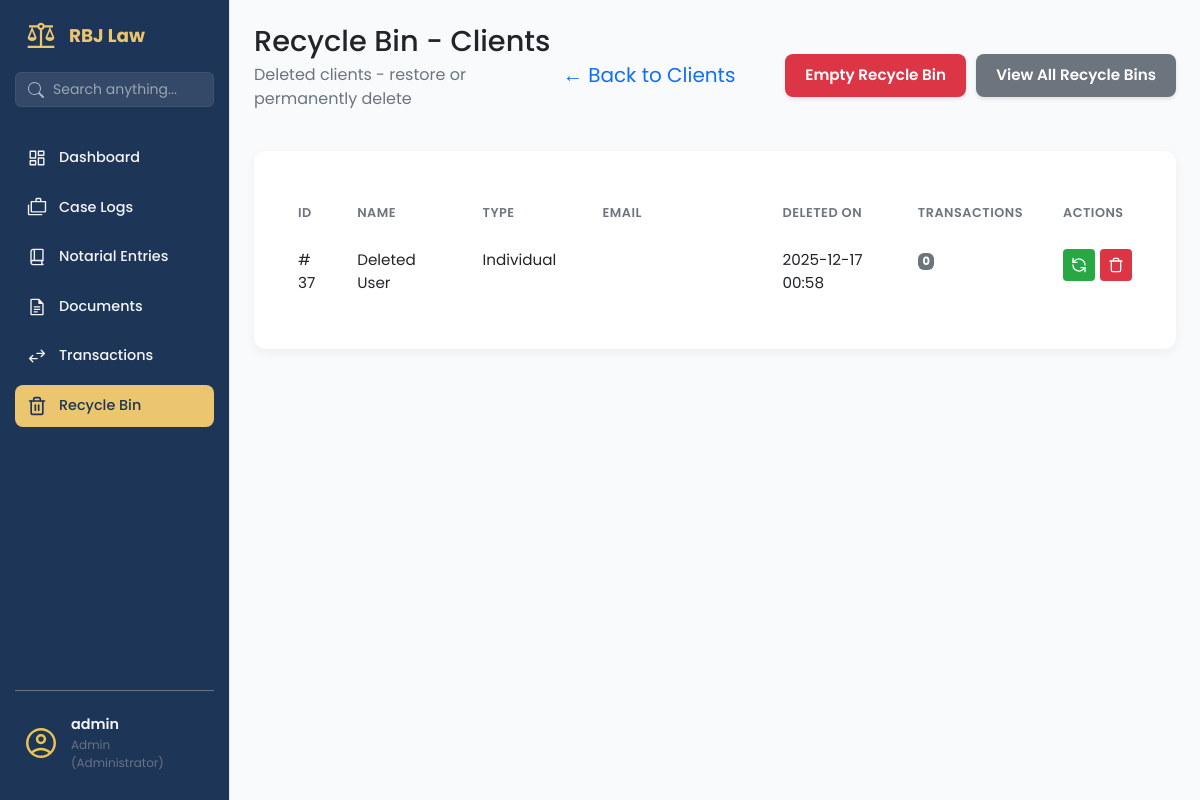
The page /clients/recycle-bin (signed in) on the database as committed earlier.
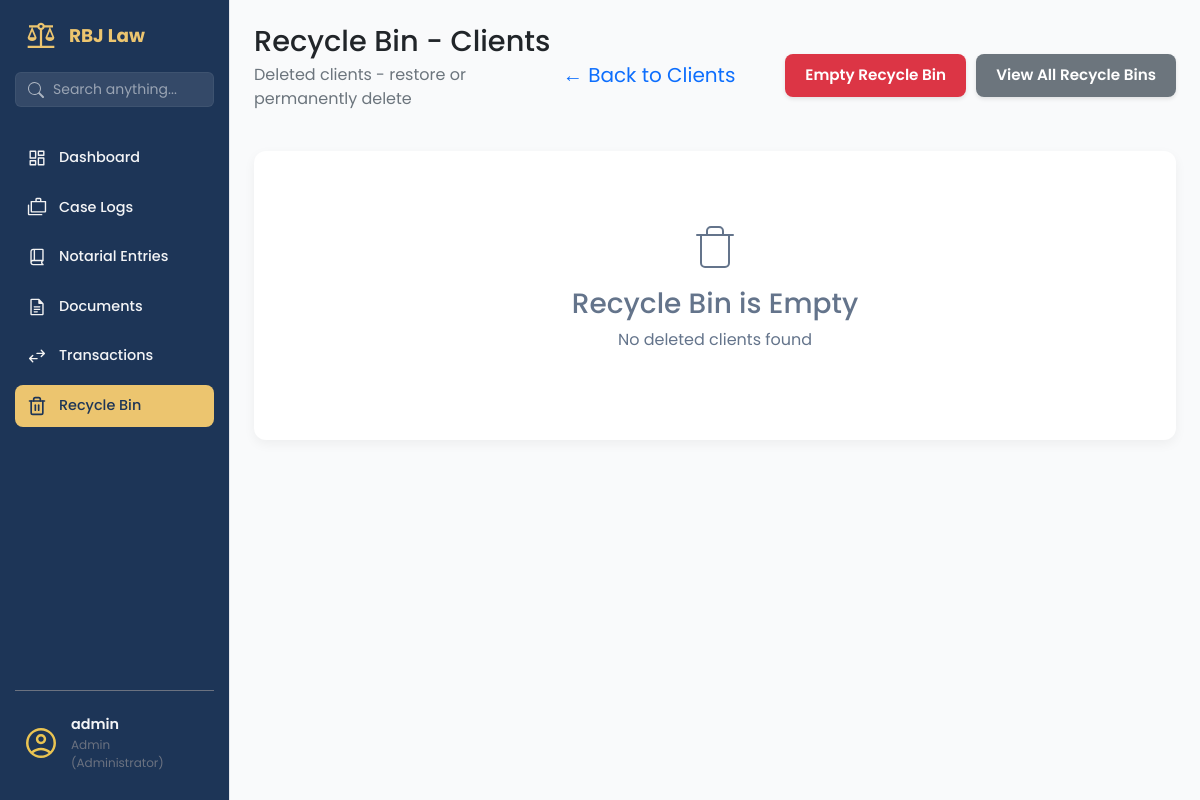
The same page on the database as committed later.
### app/models/client_mdl.py (models this page shows, shortened)
class Client(db.Model, SoftDeleteMixin):
    __tablename__ = 'clients'
    id = db.Column(db.Integer, primary_key=True)
    client_type = db.Column(db.String(20), default='individual', nullable=False)
    first_name = db.Column(db.String(100), nullable=True)
    middle_name = db.Column(db.String(100), nullable=True)
    last_name = db.Column(db.String(100), nullable=True)
    date_of_birth = db.Column(db.Date, nullable=True)
    company_name = db.Column(db.String(200), nullable=True)
    company_reg_number = db.Column(db.String(100), nullable=True) # SEC/DTI No.
    tax_identification_number = db.Column(db.String(50), nullable=True) # TIN
    designated_representative = db.Column(db.String(150), nullable=True) # Contact Person
    street_address = db.Column(db.String(255), nullable=True) # House No, Street, Subd
    barangay = db.Column(db.String(100), nullable=True)
    city = db.Column(db.String(100), nullable=True)
    province = db.Column(db.String(100), nullable=True)
    zip_code = db.Column(db.String(10), nullable=True)
    email = db.Column(db.String(120), nullable=False) # Unique identifier
    phone = db.Column(db.String(50), nullable=True)
    notes = db.Column(db.Text, nullable=True)
    is_active = db.Column(db.Boolean, default=True)
    deleted_at = db.Column(db.DateTime, nullable=True)
    created_at = db.Column(db.DateTime, default=datetime.now)
    updated_at = db.Column(db.DateTime, default=datetime.now, onupdate=datetime.now)
    @property
    def full_name(self):
        if self.client_type == 'corporate':
            return self.company_name or "Unnamed Corporation"
        else:
            mi = f" {self.middle_name[0]}." if self.middle_name else ""
            return f"{self.first_name}{mi} {self.last_name}"

### app/routes/clients_routes.py (the view)
@clients_bp.route('/recycle-bin')
@login_required
def recycle_bin():
    deleted_clients = Client.query.filter_by(is_active=False).order_by(Client.deleted_at.desc()).all()
    return render_template('recycle_bin_clients.html', clients=deleted_clients)

### app/templates/recycle_bin_clients.html (shortened to what the changed rows need)
{% extends "base.html" %}
{% block content %}
<main class="dashboard-content">
    <header class="dashboard-header">
        <div>
            <h1>Recycle Bin - Clients</h1>
        </div>
    </header>
    <section class="dashboard-panels-bottom dashboard-panels-bottom--single">
        <div class="panel-card" style="width: 100%;">
            <div class="table-wrapper panel-card__body">
                {% if clients %}
                <table class="table client-table">
                    <colgroup>
                        <col class="short">
                        <col class="medium">
                        <col class="medium">
                        <col class="long">
                        <col class="medium">
                        <col class="medium">
                        <col class="actions">
                    </colgroup>
                    <thead>
                        <tr>
                            <th>ID</th>
                            <th>Name</th>
                            <th>Type</th>
                            <th>Email</th>
                            <th>Deleted On</th>
                            <th>Transactions</th>
                            <th>Actions</th>
                        </tr>
                    </thead>
                    <tbody>
                        {% for client in clients %}
                        <tr>
                            <td>#{{ client.id }}</td>
                            <td>{{ client.full_name }}</td>
                            <td>{{ client.client_role or 'Individual' }}</td>
                            <td>{{ client.client_email }}</td>
                            <td>{{ client.deleted_at.strftime('%Y-%m-%d %H:%M') if client.deleted_at else 'Unknown' }}
                            </td>
                            <td>
                                <span
                                    class="badge {% if client.transaction_items %}bg-warning{% else %}bg-secondary{% endif %}">
                                    {{ client.transaction_items|length }}
                                </span>
                            </td>
                            <td>
                                <div class="action-buttons" style="justify-content: start;">
                                    <button class="btn-action btn-action--success restore-client"
                                        data-client-id="{{ client.id }}" data-client-name="{{ client.full_name }}"
                                        title="Restore Client">
                                    </button>
                                    <button class="btn-action btn-action--danger permanent-delete-client"
                                        data-client-id="{{ client.id }}" data-client-name="{{ client.full_name }}"
                                        data-transaction-count="{{ client.transaction_items|length }}"
                                        title="Permanently Delete">
                                    </button>
                                </div>
                            </td>
                        </tr>
                        {% endfor %}
                    </tbody>
                </table>
                {% else %}
                <div style="text-align: center; padding: 3rem; color: #64748b;">
                    <h3 style="margin: 1rem 0 0.5rem 0;">Recycle Bin is Empty</h3>
                    <p>No deleted clients found</p>
                </div>
                {% endif %}
            </div>
        </div>
    </section>
</main>
{% endblock %}

Rows that differ between the two databases and show on the page:
removed Client: id "37", full_name "Deleted User", client_type "Individual", deleted_at "2025-12-17 00:58", transaction_items|length "0"
Other text that changed with them:
text no longer shown: "ID NAME TYPE EMAIL DELETED ON TRANSACTIONS ACTIONS"
text now shown: "Recycle Bin is Empty No deleted clients found"
